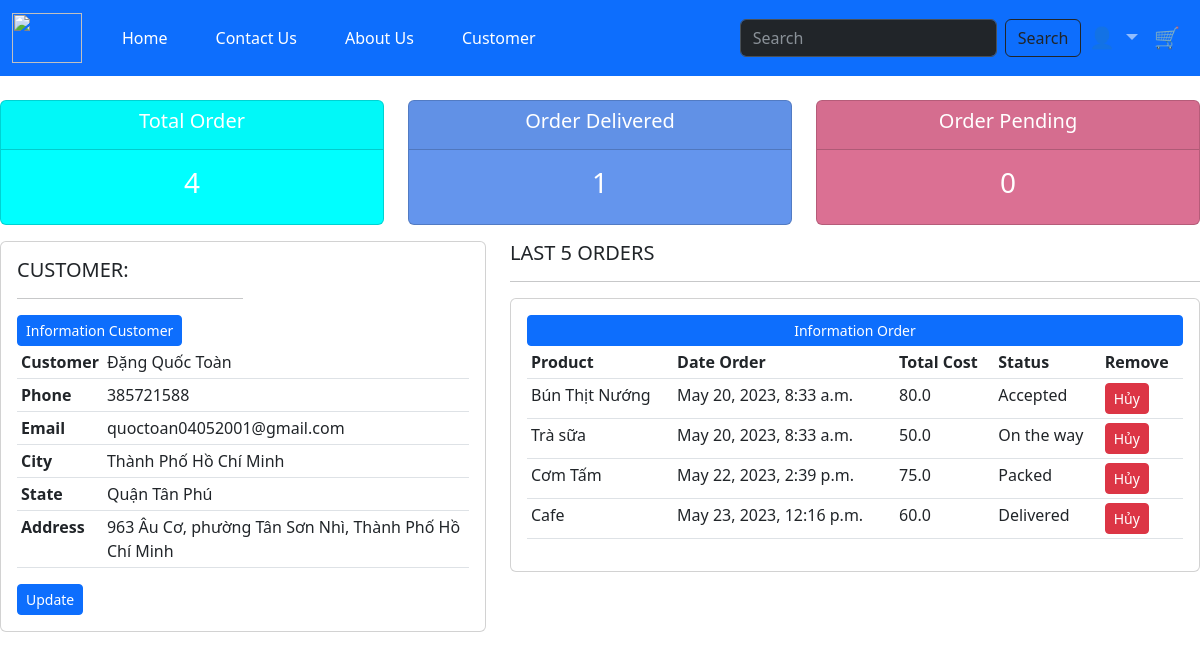
The app's page /dashboardcus/ (signed in) with its own data.
### app/models.py (models this page shows, shortened)
class Customer(models.Model):
    user = models.ForeignKey(User, on_delete=models.SET_NULL, null=True,blank=False)
    name = models.CharField(max_length=200, null=True)
    email = models.CharField(max_length=200, null=True)
    city = models.CharField(max_length=200, null=True)
    phone = models.IntegerField(default=0)
    state  = models.CharField(max_length=200, null=True)
    address = models.CharField(max_length=200,null=True)

class OrderPlaced(models.Model):
    user = models.ForeignKey(User, on_delete=models.CASCADE)
    customer = models.ForeignKey(Customer, on_delete=models.CASCADE)
    product = models.ForeignKey(Product, on_delete=models.CASCADE)
    quantity = models.PositiveIntegerField(default=1)
    ordered_date = models.DateTimeField(auto_now_add=True)
    status = models.CharField(max_length=50, choices=STATUS_CHOICES, default='Pending')
    @property
    def total_cost(self):
        return self.quantity * self.product.price + 30

class Product(models.Model):
    merchants =  models.ForeignKey(Merchants, on_delete=models.CASCADE,blank=True, null=True)
    name = models.CharField(max_length=200, null=True)
    price = models.FloatField()
    digital = models.BooleanField(default=False, null=True, blank=False)
    address = models.CharField(max_length=200,null=True)
    image = models.ImageField(null=True, blank=True)
    def __str__(self):
        return self.name

### app/views.py (the view)
# urls.py: path('dashboardcus/', views.dashboardcus , name = 'dashboardcus'),
def dashboardcus(request):
    user = request.user
    customer = Customer.objects.filter(user=user)
    orders = OrderPlaced.objects.filter(user = user)
    orders_cancel =  OrderPlaced.objects.filter(user = user, status = 'Cancel')
    total_order = orders.count() - orders_cancel.count()
    dilivery = OrderPlaced.objects.filter(user = user,status = 'Delivered').count()
    pending = OrderPlaced.objects.filter(user= user,status = 'Pending').count()
    context = {
        'orders': orders,
        'customer': customer,
        'total_order':total_order,
        'dilivery': dilivery,
        'pending': pending,
    }
    return render(request, 'dashboardcustomer.html', context)

### app/templates/dashboardcustomer.html (shortened to what this page needs)
{% extends 'customer.html' %}
{% load static %}
{% block content %}
{% include 'status.html' %}
<div class="row">
    <div class="col-md-5">
        <div class="card card-body">
            <div class="col">
                <div class="col-md-6">
                    <h5>CUSTOMER:</h5>
                    <hr>
                </div>
                <div class="col-md-6">
                    <a class="btn btn-primary btn-sm btn-block" href="">Information Customer</a>
                </div>
            </div>
            {% for cus in customer %}
            <table class="table table-sm">
                <tr>
                    <th>Customer</th>
                    <td>{{ cus.name }}</td>
                </tr>
                <tr>
                    <th>Phone</th>
                    <td>{{ cus.phone }}</td>
                </tr>
                <tr>
                    <th>Email</th>
                    <td>{{ cus.email }}</td>
                </tr>
                <tr>
                    <th>City</th>
                    <td>{{ cus.city }}</td>
                </tr>
                <tr>
                    <th>State</th>
                    <td>{{ cus.state }}</td>
                </tr>
                <tr>
                    <th>Address</th>
                    <td>{{ cus.address }}</td>
                </tr>
            </table>
                <div class="col-md-6">
                    <a class="btn btn-primary btn-sm btn-block" href="/address">Update</a>
                </div>
            {% endfor %}
        </div>
    </div>
    <div class="col-md-7">
        <h5>LAST 5 ORDERS</h5>
        <hr>
        <div class="card card-body">
            <a class="btn btn-primary btn-sm btn-block" href="">Information Order</a>
            <table class="table table-sm">
                <thead>
                    <tr>
                        <th>Product</th>
                        <th>Date Order</th>
                        <th>Total Cost</th>
                        <th>Status</th>
                        <th>Remove</th>
                    </tr>
                </thead>
                <tbody>
                    {% for order in orders %}
                        {% if not order.status == 'Cancel' %}
                    <tr>
                        <td>{{ order.product }}</td>
                        <td>{{ order.ordered_date }}</td>
                        <td>{{ order.total_cost }}</td>
                        <td>{{ order.status }}</td>
                        <td><a href="/cancel-order/{{ order.id }}" class="btn btn-sm btn-danger">Hủy</a></td>
                    </tr>
                        {% endif %}
                    {% endfor %}
                </tbody>
            </table>
        </div>
    </div>
</div>
{% endblock %}

### app/static/app/css/main.css (style rules this page uses)
body { background-color: hsl(0, 0%, 98%); }
h1,h2,h3,h4,h5,h6 { color:hsl(0, 0%, 30%); }
.btn { border-radius: 0; }

### records on screen
Customer: name "Đặng Quốc Toàn", phone "385721588", email "quoctoan04052001@gmail.com", city "Thành Phố Hồ Chí Minh", state "Quận Tân Phú", address "963 Âu Cơ, phường Tân Sơn Nhì, Thành Phố Hồ Chí Minh"
OrderPlaced: product "Bún Thịt Nướng", ordered_date "May 20, 2023, 8:33 a.m.", total_cost "80.0", status "Accepted"
OrderPlaced: product "Trà sữa", ordered_date "May 20, 2023, 8:33 a.m.", total_cost "50.0", status "On the way"
OrderPlaced: product "Cơm Tấm", ordered_date "May 22, 2023, 2:39 p.m.", total_cost "75.0", status "Packed"
OrderPlaced: product "Cafe", ordered_date "May 23, 2023, 12:16 p.m.", total_cost "60.0", status "Delivered"

### other values on screen
{{ total_order }} "4"
{{ dilivery }} "1"
{{ pending }} "0"
